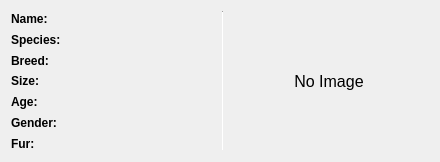
  <widget class="QWidget" name="widget" native="true">
   <property name="geometry">
    <rect>
     <x>10</x>
     <y>10</y>
     <width>440</width>
     <height>150</height>
    </rect>
   </property>
   <property name="minimumSize">
    <size>
     <width>440</width>
     <height>0</height>
    </size>
   </property>
   <property name="maximumSize">
    <size>
     <width>400</width>
     <height>150</height>
    </size>
   </property>
   <layout class="QHBoxLayout" name="horizontalLayout_2">
    <item>
     <layout class="QVBoxLayout" name="verticalLayout">
      <item>
       <layout class="QHBoxLayout" name="name">
        <item>
         <widget class="QLabel" name="lbName">
          <property name="minimumSize">
           <size>
            <width>75</width>
            <height>0</height>
           </size>
          </property>
          <property name="maximumSize">
           <size>
            <width>75</width>
            <height>16777215</height>
           </size>
          </property>
          <property name="font">
           <font>
            <weight>75</weight>
            <bold>true</bold>
           </font>
          </property>
          <property name="text">
           <string>Name:</string>
          </property>
         </widget>
        </item>
        <item>
         <widget class="QLabel" name="aName">
          <property name="minimumSize">
           <size>
            <width>100</width>
            <height>0</height>
           </size>
          </property>
          <property name="text">
           <string/>
          </property>
         </widget>
        </item>
       </layout>
      </item>
      <item>
       <layout class="QHBoxLayout" name="species">
        <item>
         <widget class="QLabel" name="lbSpecies">
          <property name="minimumSize">
           <size>
            <width>75</width>
            <height>0</height>
           </size>
          </property>
          <property name="maximumSize">
           <size>
            <width>75</width>
            <height>16777215</height>
           </size>
          </property>
          <property name="font">
           <font>
            <weight>75</weight>
            <bold>true</bold>
           </font>
          </property>
          <property name="text">
           <string>Species:</string>
          </property>
         </widget>
        </item>
        <item>
         <widget class="QLabel" name="aSpecies">
          <property name="minimumSize">
           <size>
            <width>100</width>
            <height>0</height>
           </size>
          </property>
          <property name="text">
           <string/>
          </property>
         </widget>
        </item>
       </layout>
      </item>
      <item>
       <layout class="QHBoxLayout" name="breed">
        <item>
         <widget class="QLabel" name="lbBreed">
          <property name="minimumSize">
           <size>
            <width>75</width>
            <height>0</height>
           </size>
          </property>
          <property name="maximumSize">
           <size>
            <width>75</width>
            <height>16777215</height>
           </size>
          </property>
          <property name="font">
           <font>
            <weight>75</weight>
            <bold>true</bold>
           </font>
          </property>
          <property name="text">
           <string>Breed:</string>
          </property>
         </widget>
        </item>
        <item>
         <widget class="QLabel" name="aBreed">
          <property name="minimumSize">
           <size>
            <width>100</width>
            <height>0</height>
           </size>
          </property>
          <property name="text">
           <string/>
          </property>
         </widget>
        </item>
       </layout>
      </item>
      <item>
       <layout class="QHBoxLayout" name="size">
        <item>
         <widget class="QLabel" name="lbSize">
          <property name="minimumSize">
           <size>
            <width>75</width>
            <height>0</height>
           </size>
          </property>
          <property name="maximumSize">
           <size>
            <width>75</width>
            <height>16777215</height>
           </size>
          </property>
          <property name="font">
           <font>
            <weight>75</weight>
            <bold>true</bold>
           </font>
          </property>
          <property name="text">
           <string>Size:</string>
          </property>
         </widget>
        </item>
        <item>
         <widget class="QLabel" name="aSize">
          <property name="minimumSize">
           <size>
            <width>100</width>
            <height>0</height>
           </size>
          </property>
          <property name="text">
           <string/>
          </property>
         </widget>
        </item>
       </layout>
      </item>
      <item>
       <layout class="QHBoxLayout" name="age">
        <item>
         <widget class="QLabel" name="lbAge">
          <property name="minimumSize">
           <size>
            <width>75</width>
            <height>0</height>
           </size>
          </property>
          <property name="maximumSize">
           <size>
            <width>75</width>
            <height>16777215</height>
           </size>
          </property>
          <property name="font">
           <font>
            <weight>75</weight>
            <bold>true</bold>
           </font>
          </property>
          <property name="text">
           <string>Age:</string>
          </property>
         </widget>
        </item>
        <item>
         <widget class="QLabel" name="aAge">
          <property name="minimumSize">
           <size>
            <width>100</width>
            <height>0</height>
           </size>
          </property>
          <property name="text">
           <string/>
          </property>
         </widget>
        </item>
       </layout>
      </item>
      <item>
       <layout class="QHBoxLayout" name="gender">
        <item>
         <widget class="QLabel" name="lbGender">
          <property name="minimumSize">
           <size>
            <width>75</width>
            <height>0</height>
           </size>
          </property>
          <property name="maximumSize">
           <size>
            <width>75</width>
            <height>16777215</height>
           </size>
          </property>
          <property name="font">
           <font>
            <weight>75</weight>
            <bold>true</bold>
           </font>
          </property>
          <property name="text">
           <string>Gender:</string>
          </property>
         </widget>
        </item>
        <item>
         <widget class="QLabel" name="aGender">
          <property name="minimumSize">
           <size>
            <width>100</width>
            <height>0</height>
           </size>
          </property>
          <property name="text">
           <string/>
          </property>
         </widget>
        </item>
       </layout>
      </item>
      <item>
       <layout class="QHBoxLayout" name="fur">
        <item>
         <widget class="QLabel" name="lbFur">
          <property name="minimumSize">
           <size>
            <width>75</width>
            <height>0</height>
           </size>
          </property>
          <property name="maximumSize">
           <size>
            <width>75</width>
            <height>16777215</height>
           </size>
          </property>
          <property name="font">
           <font>
            <weight>75</weight>
            <bold>true</bold>
           </font>
          </property>
          <property name="text">
           <string>Fur:</string>
          </property>
         </widget>
        </item>
        <item>
         <widget class="QLabel" name="aFur">
          <property name="minimumSize">
           <size>
            <width>100</width>
            <height>0</height>
           </size>
          </property>
          <property name="text">
           <string/>
          </property>
         </widget>
        </item>
       </layout>
      </item>
     </layout>
    </item>
    <item>
     <widget class="Line" name="line_2">
      <property name="minimumSize">
       <size>
        <width>1</width>
        <height>0</height>
       </size>
      </property>
      <property name="maximumSize">
       <size>
        <width>1</width>
        <height>16777215</height>
       </size>
      </property>
      <property name="orientation">
       <enum>Qt::Vertical</enum>
      </property>
     </widget>
    </item>
    <item>
     <widget class="QLabel" name="lbAnimalImage">
      <property name="minimumSize">
       <size>
        <width>200</width>
        <height>140</height>
       </size>
      </property>
      <property name="maximumSize">
       <size>
        <width>200</width>
        <height>140</height>
       </size>
      </property>
      <property name="font">
       <font>
        <pointsize>12</pointsize>
       </font>
      </property>
      <property name="text">
       <string>No Image</string>
      </property>
      <property name="scaledContents">
       <bool>true</bool>
      </property>
      <property name="alignment">
       <set>Qt::AlignCenter</set>
      </property>
     </widget>
    </item>
   </layout>
  </widget>
